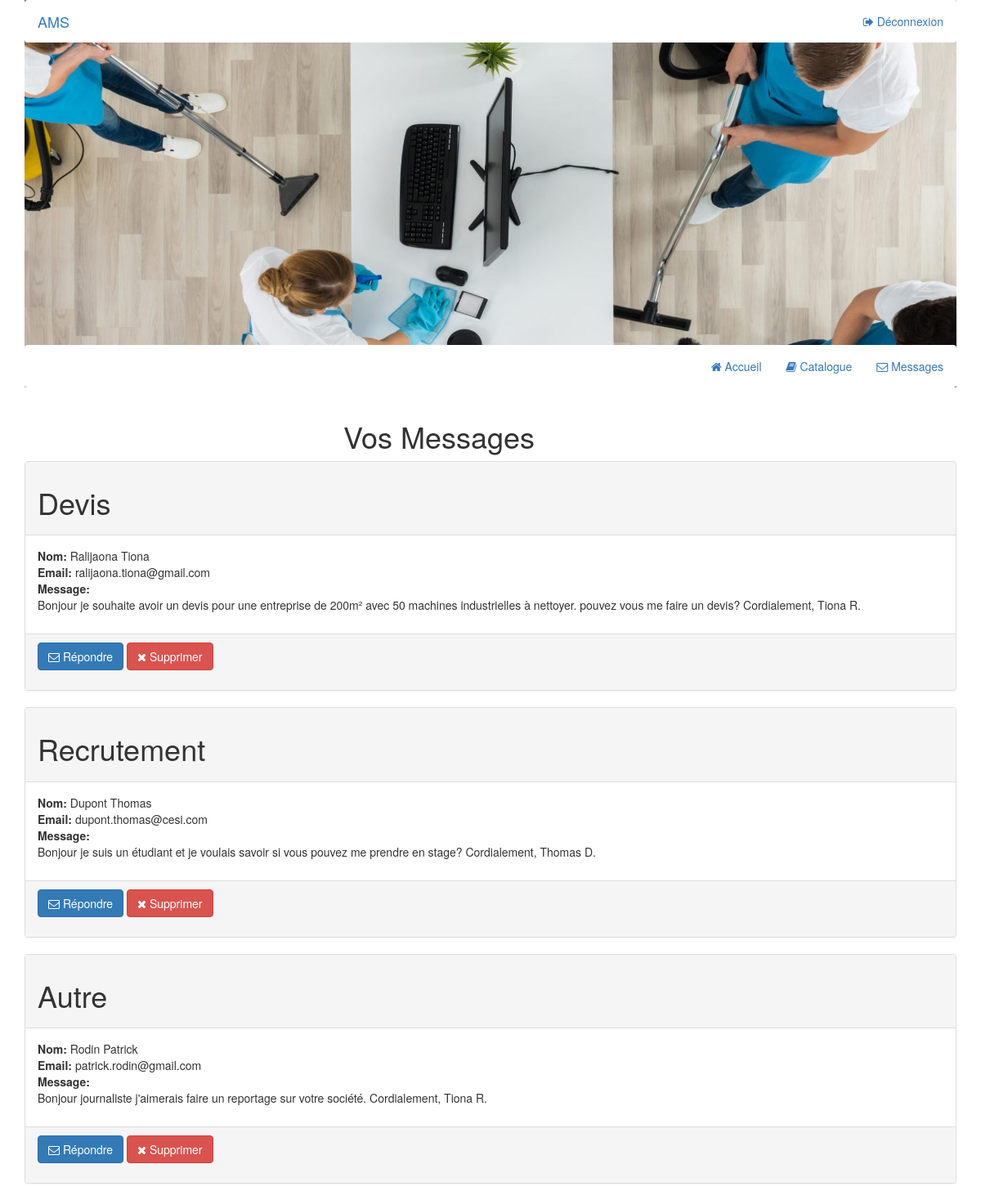
Page /admin/messages.php on the committed database.
### tables this page shows
CREATE TABLE `messages`(
  `idMessage` INT(11) NOT NULL PRIMARY KEY AUTO_INCREMENT,
  `nomExpediteur` VARCHAR(50) NOT NULL,
  `prenomExpediteur` VARCHAR(50) NOT NULL,
  `mailExpediteur` VARCHAR(255) NOT NULL,
  `objetMessage` VARCHAR(50) NOT NULL,
  `detailMessage` LONGTEXT NOT NULL
);

### admin/messages.php (the view)
<?php
require '../classes/function.php';
try
{
    $bdd = new PDO('mysql:host=localhost;dbname=ams;charset=utf8', 'tafacesi', 'tafacesi');
}
catch(Exception $e)
{
    die('Erreur : '.$e->getMessage());
}
include 'header.php';
$reponse = $bdd->query('SELECT * FROM messages');
?>
    <div class="container">
        <div class="row">
            <div class="col-lg-4 col-sm-4"></div>
            <div class="col-lg-3 col-sm-3">
                <h1>Vos Messages</h1>
            </div>
            <div class="col-lg-4 col-sm-4"></div>
        </div>
    </div>
<?php
$donnees = $reponse->fetchAll();
for ($i=0; $i<count($donnees);$i++){
    ?>
    <div class="container">
    <div class="panel panel-default">
        <div class="panel-heading">
            <h1>
                <?php echo $donnees[$i]['objetMessage'];?>
            </h1>
        </div>
        <div class="panel-body">
            <strong>Nom:</strong> <?php echo $donnees[$i]['nomExpediteur']." ".$donnees[$i]['prenomExpediteur']; ?><br>
            <strong>Email: </strong> <?php echo $donnees[$i]['mailExpediteur']; ?>
            <p>
                <strong>Message: </strong><br>
                <?php echo $donnees[$i]['detailMessage']; ?>
            </p>
        </div>
        <div class="panel-footer">
            <form method="post" action="../classes/function.php">
                <button class="btn btn-primary">
                    <a href="mailto:<?php echo $donnees[$i]['mailExpediteur']; ?>" class="button">
                        <i class="fa fa-envelope-o" aria-hidden="true"></i> Répondre
                    </a>
                </button>
                <button type="submit" class="btn btn-danger" name="messageToDelete" value="<?php echo $donnees[$i]['idMessage']; ?>">
                    <i class="fa fa-times" aria-hidden="true"></i> Supprimer
                </button>
            </form>
        </div>
    </div>
    </div>
    <?php
}
?>

### css/header.css (style rules this page uses)
a.button { text-decoration: none; color: white; }

### rows in the picture
messages: objetMessage "Devis", nomExpediteur "Ralijaona", prenomExpediteur "Tiona", mailExpediteur "ralijaona.tiona@gmail.com", detailMessage "Bonjour je souhaite avoir un devis pour une entreprise de 200m² avec 50 machines industrielles à nettoyer. pouvez vous me faire un devis? Cordialement, Tiona R.", $donnees[$i]['idMessage'] 1 (drawn)
messages: objetMessage "Recrutement", nomExpediteur "Dupont", prenomExpediteur "Thomas", mailExpediteur "dupont.thomas@cesi.com", detailMessage "Bonjour je suis un étudiant et je voulais savoir si vous pouvez me prendre en stage? Cordialement, Thomas D.", $donnees[$i]['idMessage'] 2 (drawn)
messages: objetMessage "Autre", nomExpediteur "Rodin", prenomExpediteur "Patrick", mailExpediteur "patrick.rodin@gmail.com", detailMessage "Bonjour journaliste j'aimerais faire un reportage sur votre société. Cordialement, Tiona R.", $donnees[$i]['idMessage'] 3 (drawn)
